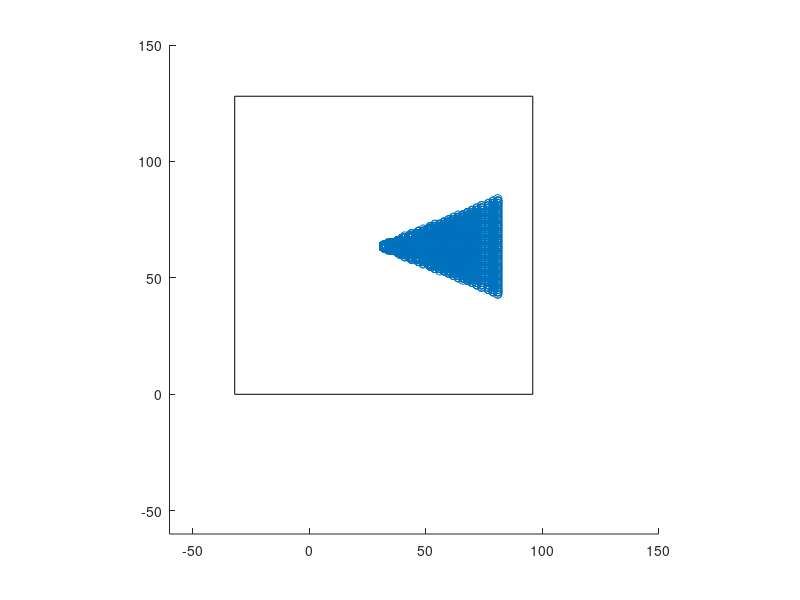

Here is the MATLAB script that generated this plot:
SCREEN_WIDTH = 128;
SCREEN_HEIGHT = 128;

view_distance = 50.0;
step_scale = 1.0;

dz = 1.0;
z = 0.5;

cam_pos_x = 32;
cam_pos_y = 64;


angle = 0
fov = pi/4
sinphi = sin(angle)
cosphi = cos(angle)

x_coords = [];
y_coords = [];

heightmap_x = -32;
heightmap_y = 0;
heightmap_width = 128;
heightmap_height = 128;


while (z < view_distance)
    hypot = z / cos(angle-fov/2)
    pleft_x = hypot * cos(angle-fov/2);
    pleft_y = hypot * sin(angle-fov/2);

    pright_x = hypot * cos(angle+fov/2);
    pright_y = hypot * sin(angle+fov/2);

    dx = (pright_x - pleft_x) / SCREEN_WIDTH;
    dy = (pright_y - pleft_y) / SCREEN_WIDTH;

    pleft_x = pleft_x + cam_pos_x;
    pleft_y = pleft_y + cam_pos_y;

    for i = 1:SCREEN_WIDTH
        x = fix(pleft_x);
        y = fix(pleft_y);

        if ((x >= heightmap_x && x < heightmap_x+heightmap_width) && (y >= heightmap_y && y < heightmap_y+heightmap_height))
            x_coords(end+1) = x;
            y_coords(end+1) = y;
        endif

        pleft_x = pleft_x + dx;
        pleft_y = pleft_y + dy;
    endfor

    z = z + dz;
    dz = dz + 0.05;
endwhile

scatter(x_coords, y_coords);
rectangle('Position', [heightmap_x heightmap_y heightmap_width heightmap_height])
axis equal;
axis([-60 150 -60 150]);
